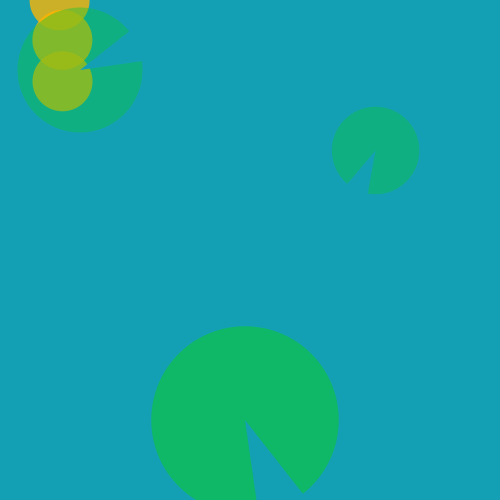
Frame 1 (no input)
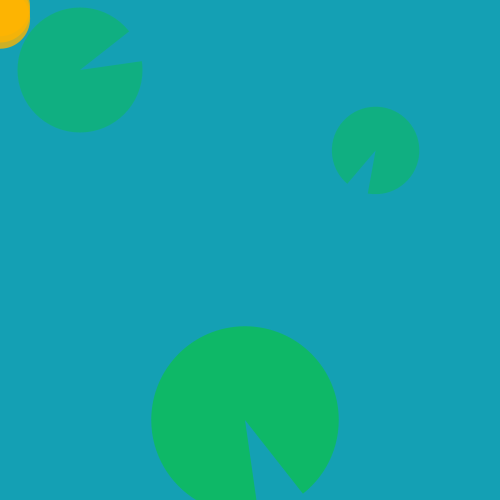
Frame 60 (the mouse pressed at the canvas centre just before this capture)
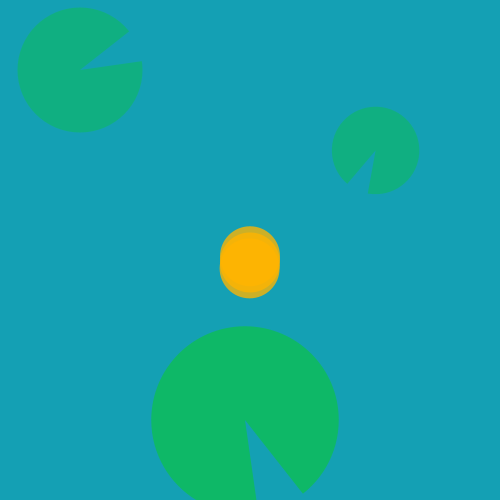
Frame 120 (the mouse held since frame 60 and released just before this capture)

The Processing sketch that drew these frames (run headless with seeded random() and noise(); from frame 60 on, the mouse is pressed at the canvas centre):

// Processing sketch: processing_172375
// ── processing_172375.pde

int numSprings = 3;
Spring2D[] s = new Spring2D[numSprings];
float gravity = 5.0;
float mass = 3.0;

void setup() {
  size(500, 500);
  
  for (int i = 0; i < numSprings; i++) {
    s[i] = new Spring2D(width/2, i*(height/numSprings), mass, gravity);
  }
}

void draw() {
  background(20,160,180);
  fill(255,180,0,200);
  s[0].update(mouseX*4, mouseY*4);
  s[0].display(mouseX*1.5, mouseY*1.5);
  for (int i = 1; i < numSprings; i++) {
    s[i].update(s[i-1].x, s[i-1].y);
    s[i].display(s[i-1].x, s[i-1].y);
  }
  fill(10,200,50,100);
    ellipse(80,70, 125,125);
  fill(20,160,180);
  beginShape();
    vertex(80,70);
    vertex(150,60);
    vertex(150,15);
  endShape(CLOSE);
  
  pushMatrix();
  translate(350,300);
  rotate(HALF_PI);
  scale(1.5);
  fill(10,200,50,150);
    ellipse(80,70, 125,125);
  fill(20,160,180);
  beginShape();
    vertex(80,70);
    vertex(150,60);
    vertex(150,15);
  endShape(CLOSE);
  popMatrix();
  
  pushMatrix();
  translate(450,150);
  rotate(PI/1.3);
  scale(0.7);
  fill(10,200,50,100);
    ellipse(80,70, 125,125);
  fill(20,160,180);
  beginShape();
    vertex(80,70);
    vertex(150,60);
    vertex(150,15);
  endShape(CLOSE);
  popMatrix();
}
class Spring2D {
  float vx, vy; // The x- and y-axis velocities
  float x, y; // The x- and y-coordinates
  float gravity;
  float mass;
  float radius = 10;
  float stiffness = 0.2;
  float damping = 0.7;
  int shrink = 0;

  Spring2D(float xpos, float ypos, float m, float g) {
    x = xpos;
    y = ypos;
    mass = m;
    gravity = g;
  }

  void update(float targetX, float targetY) {
    float forceX = (targetX - x) * stiffness;
    float ax = forceX / mass;
    vx = damping * (vx + ax);
    x += vx;
    float forceY = (targetY - y) * stiffness;
    forceY += gravity;
    float ay = forceY / mass;
    vy = damping * (vy + ay);
    y += vy;
    shrink -= 13;
  }

  void display(float nx, float ny) {
    noStroke();
    ellipse(x/4, y/4, 60, 60);
  }
}
